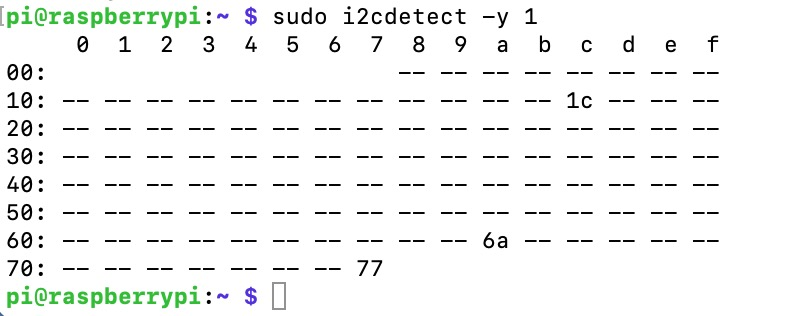
#> input picture lab3.jpg, 786 x 316 px, given in place of the camera
$ python track.py
#> lines starting #> are read from the running program, lines starting #| are printed output that depends on the picture; after the words box and inside, x2 and y2 are one past the last pixel; in counts of white or black regions, pixels touching at a corner belong together
# source 1: https://docs.opencv.org/4.x/df/d9d/tutorial_py_colorspaces.html
# source 2: https://stackoverflow.com/questions/63923800/drawing-bounding-rectangles-around-multiple-objects-in-binary-image-in-python
# source 3: https://stackoverflow.com/questions/44588279/find-and-draw-the-largest-contour-in-opencv-on-a-specific-color-python

import cv2 as cv
import numpy as np
cap = cv.VideoCapture(0)
while(1):
    # Take each frame
    _, frame = cap.read()
#> frame is the input picture: shape (316, 786, 3); mean B, G, R 243.2, 244.4, 243.1
    # Convert BGR to HSV
    hsv = cv.cvtColor(frame, cv.COLOR_BGR2HSV)
#> hsv: shape (316, 786, 3); mean H, S, V 4.6, 2.3, 244.6
    # RGB is the same as original frame
    rgb = frame

    # define range of green color in HSV
    lower_green = np.array([40, 40, 40])
    upper_green = np.array([90, 255, 255])

    # Threshold the HSV image to get only blue colors
    thresh_hsv = cv.inRange(hsv, lower_green, upper_green)
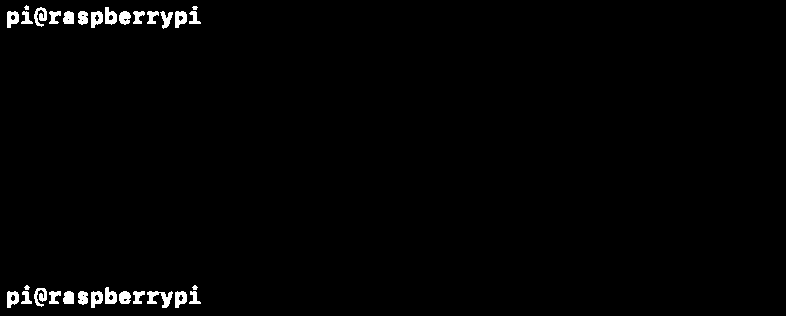
#> thresh_hsv: shape (316, 786); 1.4% white; 31 white regions (2 under 20 px)

    lower_green_rgb = np.array([80, 88, 4])
    upper_green_rgb = np.array([128, 255, 0])

    thresh_rgb= cv.inRange(rgb, lower_green_rgb, upper_green_rgb)
#> thresh_rgb: shape (316, 786); every value is 0

    contours = cv.findContours(thresh_hsv, cv.RETR_EXTERNAL, cv.CHAIN_APPROX_SIMPLE)
#> contours = 31 contours, 4 with area under 20; largest, box (x1, y1, x2, y2) and area: (147, 291, 173, 308) 166, (175, 11, 187, 28) 138, (7, 291, 19, 308) 136, (105, 7, 117, 25) 136, (175, 291, 187, 308) 136
    contours = contours[0] if len(contours) == 2 else contours[1]


    contours_rgb = cv.findContours(thresh_rgb, cv.RETR_EXTERNAL, cv.CHAIN_APPROX_SIMPLE)
#> contours_rgb = 0 contours
    contours_rgb = contours_rgb[0] if len(contours_rgb) == 2 else contours_rgb[1]
#> contours_rgb = []


    res_hsv = frame.copy()
    res_rgb = frame.copy()
    if contours:
      c = max(contours, key = cv.contourArea)
#> c = contour of 62 points, box (x1, y1, x2, y2) (147, 291, 173, 308), area 166
      x,y,w,h = cv.boundingRect(c)
#> x = 147; y = 291; w = 26; h = 17
      cv.rectangle(res_hsv, (x, y), (x+w, y+h), (0, 0, 255), 2)
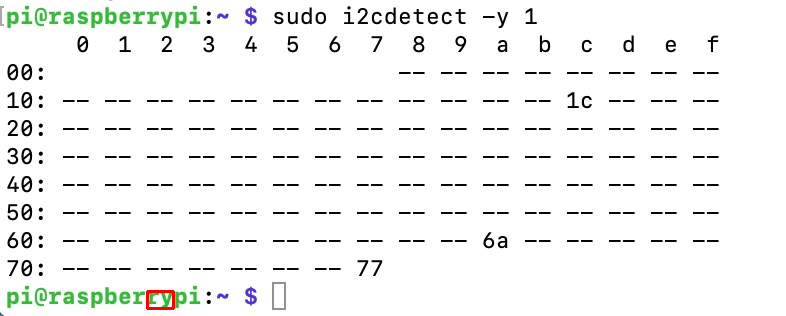
#> res_hsv: shape (316, 786, 3); 0.1% of pixels changed, all inside (x1, y1, x2, y2) = (146, 290, 175, 310)

    if contours_rgb:
      c = max(contours_rgb, key = cv.contourArea)
      x,y,w,h = cv.boundingRect(c)
      cv.rectangle(res_rgb, (x, y), (x+w, y+h), (0, 0, 255), 2)
    # [8 lines of commented-out code are left out]


    cv.imshow('frame',frame)
    #cv.imshow('mask',mask)
    cv.imshow('res_hsv',res_hsv)
    #cv.imshow('res_rgb', res_rgb)
    #cv.imshow('res_rgb',res_rgb)
    k = cv.waitKey(5) & 0xFF
#> (key Esc is pressed here)
    if k == 27:
        break
cv.destroyAllWindows()
